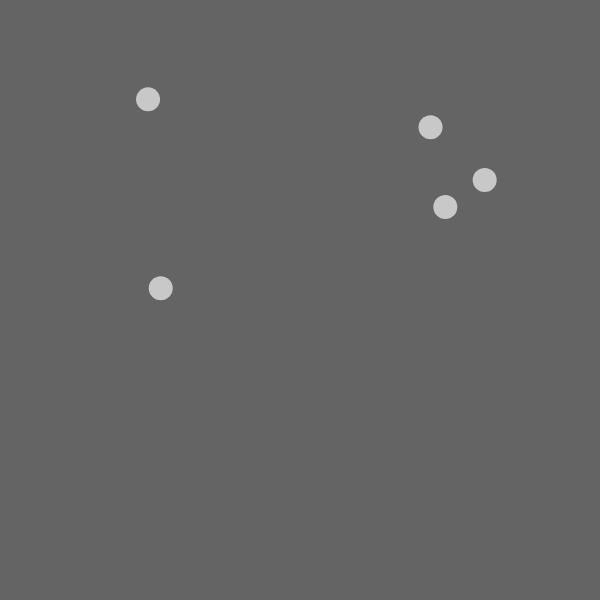
Frame 1 (no input)
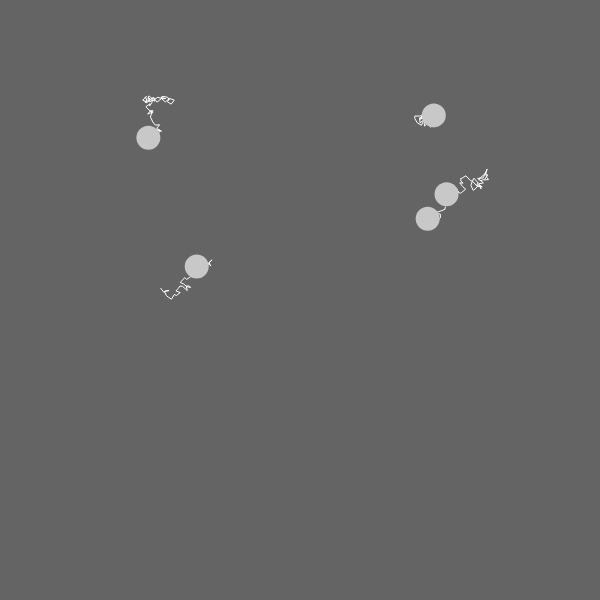
Frame 60 (no input)
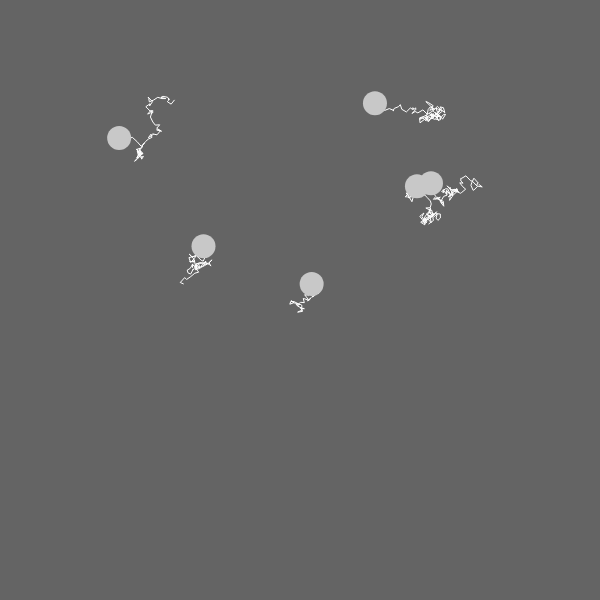
Frame 120 (the mouse pressed at the canvas centre since frame 60)

The p5.js sketch that drew these frames (run headless with seeded random() and noise() and a simulated clock; from frame 60 on, the mouse is pressed at the canvas centre):

// p5.js sketch
// ── sketch.js
let vibrations = [];

function setup() {
  createCanvas(600, 600);
for (let i = 0; i < 5; i++) {
    vibrations.push(new Particle(random(width), random(height)));
  }
}

function draw() {
  background(100);
  for ( let i = 0; i < vibrations.length;i++){
    vibrations[i].update();
	vibrations[i].show();
  }  
}

function mousePressed() {
  vibrations.push(new Particle(mouseX, mouseY));
}

// ── particle.js
let gravity = 0.1;

class Particle {
  constructor(x, y) {
    this.x = x;
    this.y = y;
    this.history = [];
  }

  update() {
    this.x += random(-5, 5);
    this.y += random(-5, 5);

    let v = createVector(this.x, this.y);

    this.history.push(v);

    if (this.history.length > 100) {
      this.history.splice(0, 1); //remove oldest and remove 1
    }
  }

  show() {
    stroke(255);
    beginShape();
    for (let i = 0; i < this.history.length; i++) {
      let pos = this.history[i]; // position
      noFill();
      vertex(pos.x, pos.y);
    }
    endShape();

    noStroke();
    fill(200);
    ellipse(this.x, this.y, 24, 24);
  }
}
